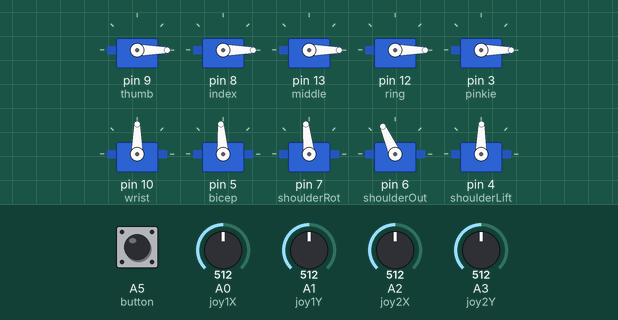
The sketch below on a simulated Arduino Uno, built with avr-gcc and run on an emulated ATmega328P. Shown: 10 × servo. The test bench sets the inputs (shaded band); at power-on: A5 (button) HIGH, A0 (joy1X) = 512, A1 (joy1Y) = 512, A2 (joy2X) = 512, A3 (joy2Y) = 512. What the sketch prints to the serial monitor is not drawn.

Above: at 1.2 s.
1.3 s: A5 (button) pulled LOW for 3.2 s
At 5.3 s:
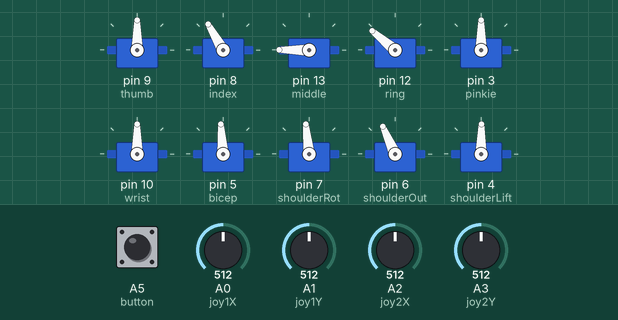
6.0 s: A0 (joy1X) set to 716
At 7.2 s:
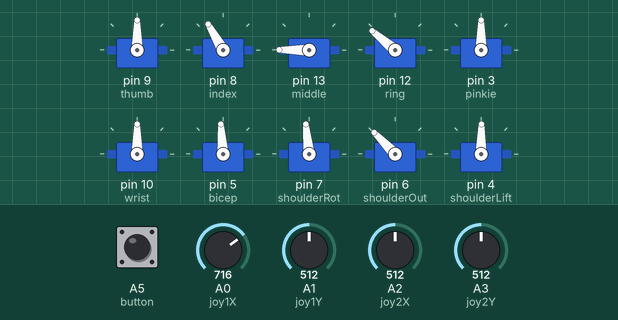
7.5 s: A1 (joy1Y) set to 716
At 8.5 s:
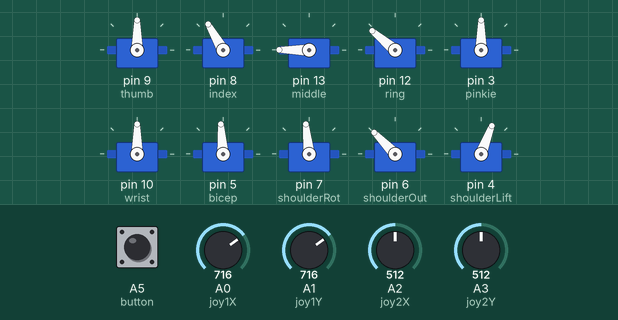
9.0 s: A2 (joy2X) set to 716
At 10.1 s:
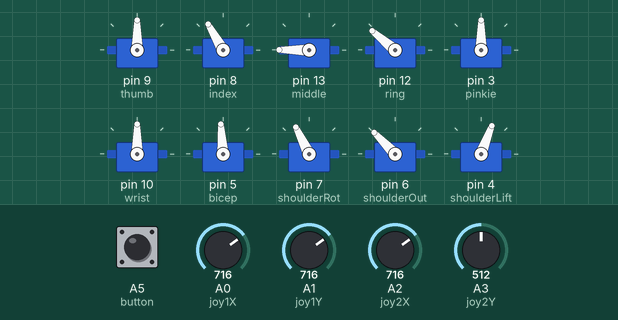
10.5 s: A3 (joy2Y) set to 716
At 11.4 s:
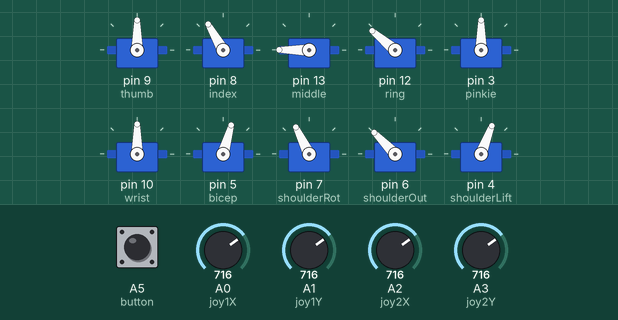
12.0 s: A5 (button) pulled LOW for 0.15 s
At 13.0 s:
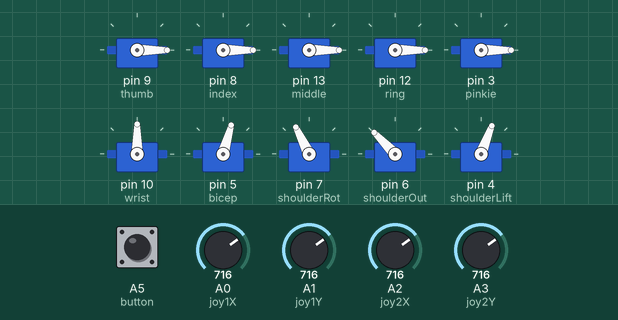
Timing chart, 0 to 14.6 s (numbered marks = the images above; inputs shaded):
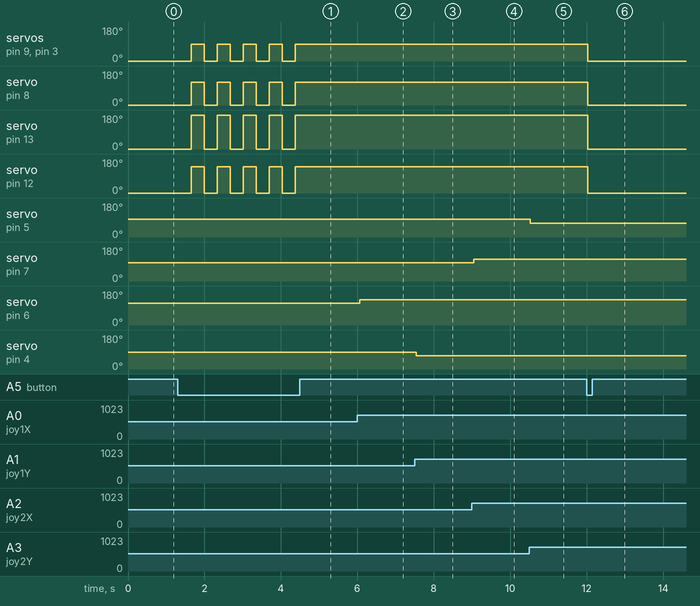

The sketch:

joystickControl.ino
```cpp
#include <Wire.h>
#include <Servo.h>

Servo thumb;
Servo index;
Servo middle;
Servo ring;
Servo pinkie;
Servo wrist;

Servo neckUpDown;
Servo neckRot;
Servo bicep;//360 deg servo
Servo shoulderRot;//360 deg servo
Servo shoulderOut;//360 deg servo
Servo shoulderLift;//360 deg servo

int bicep0 = 94;
int shoulderRot0 = 96;
int shoulderOut0 = 114;//up = 118
int shoulderLift0 = 89;

int a, b, c, d;
int gripCount = 0;

int joy1X = A0;
int joy1Y = A1;
int joy2X = A2;
int joy2Y = A3;

int button = A5;

int x1, x2, y1, y2;

void setup() {
  Serial.begin(9600);
  thumb.attach(9);
  index.attach(8);
  middle.attach(13);
  ring.attach(12);
  pinkie.attach(3);
  wrist.attach(10);

  //neckUpDown.attach(9);
  //neckRot.attach(9);
  bicep.attach(5);
  shoulderRot.attach(7); //94
  shoulderOut.attach(6);
  shoulderLift.attach(4);

  thumb.write(0);
  index.write(0);
  middle.write(0);
  ring.write(0);
  pinkie.write(0);
  wrist.write(90);

  //neckUpDown.attach(9);
  //neckRot.attach(9);
  bicep.write(bicep0);
  shoulderRot.write(shoulderRot0);
  shoulderOut.write(shoulderOut0);
  shoulderLift.write(shoulderLift0);

  pinMode(button, INPUT);

}

void loop() {
  x1 = analogRead(joy1X);  //rest = 512, up = 1024, down = 0
  delay(10); //need small delay to avoid errors in measurement
  y1 = analogRead(joy1Y);
  delay(10);
  x2 = analogRead(joy2X);
  delay(10);
  y2 = analogRead(joy2Y);
  delay(10);
 


  if (moved(y1)) {
    moveShoulderLift(y1);
  } else {
    moveShoulderLift(512);
  }
  if (moved(x1)) {
    moveShoulderOut(x1);
  } else {
    moveShoulderOut(512);
  }
  if (moved(y2)) {
    moveBicep(y2);
  } else {
    moveBicep(512);
  }
  if (moved(x2)) {
    moveShoulderRot(x2);
  } else {
    moveShoulderRot(512);
  }

  if (digitalRead(button) == LOW) {
    gripUnGrip();
  }
    Serial.println(digitalRead(button));


}
boolean moved(int val) {
  if (val > 520 || val < 500) {
    return true;
  } else {
    return false;
  }
}

void moveShoulderLift(int val) {
  if (val < 512) {
    a = (512 - val) / 10;
    shoulderLift.write(shoulderLift0 + a);
  } else if (val > 512) {
    a = (val - 512) / 10;
    shoulderLift.write(shoulderLift0 - a);
  } else {
    shoulderLift.write(shoulderLift0);
  }
}

void moveShoulderOut(int val) {
  if (val < 512) {
    b = (512 - val) / 10;
    shoulderOut.write(shoulderOut0 - b);
  } else if (val > 512) {
    b = (val - 512) / 10;
    shoulderOut.write(shoulderOut0 + b);
  } else {
    shoulderOut.write(shoulderOut0);
  }
}
void moveBicep(int val) {
  if (val < 512) {
    c = (512 - val) / 10;
    bicep.write(bicep0 + c);
  } else if (val > 512) {
    c = (val - 512) / 10;
    bicep.write(bicep0 - c);
  } else {
    bicep.write(bicep0);
  }
}
void moveShoulderRot(int val) {
  if (val < 512) {
    d = (512 - val) / 10;
    shoulderRot.write(shoulderRot0 - d);
  } else if (val > 512) {
    d = (val - 512) / 10;
    shoulderRot.write(shoulderRot0 + d);
  } else {
    shoulderRot.write(shoulderRot0);
  }
}

void gripUnGrip() {
  if (gripCount % 2 == 0) {
    thumb.write(0);
    index.write(0);
    middle.write(0);
    ring.write(0);
    pinkie.write(0);
    wrist.write(90);
  } else {
    thumb.write(90);
    index.write(120);
    middle.write(180);
    ring.write(140);
    pinkie.write(90);
    wrist.write(90);
  }
  delay(300);
  gripCount++;
}
```

Measured:
- after the input at 1.3 s, servo on pin 9 (thumb): alternates 90° for 0.34 s and 0° for 0.34 s, 9 changes in all, then stays 90°, starting after 0.35 s; servo on pin 8 (index): alternates 120° for 0.34 s and 0° for 0.34 s, 9 changes in all, then stays 120°, starting after 0.35 s
- after the input at 6.0 s, servo on pin 6 (shoulderOut): 114° → 134° after 0.07 s
- after the input at 7.5 s, servo on pin 4 (shoulderLift): 89° → 69° at once
- after the input at 9.0 s, servo on pin 7 (shoulderRot): 96° → 116° after 0.05 s
- after the input at 10.5 s, servo on pin 5 (bicep): 94° → 74° at once
- after the input at 12.0 s, servo on pin 9 (thumb), servo on pin 3 (pinkie): 90° → 0° at once; servo on pin 8 (index): 120° → 0° at once; servo on pin 13 (middle): 180° → 0° at once; servo on pin 12 (ring): 140° → 0° at once
